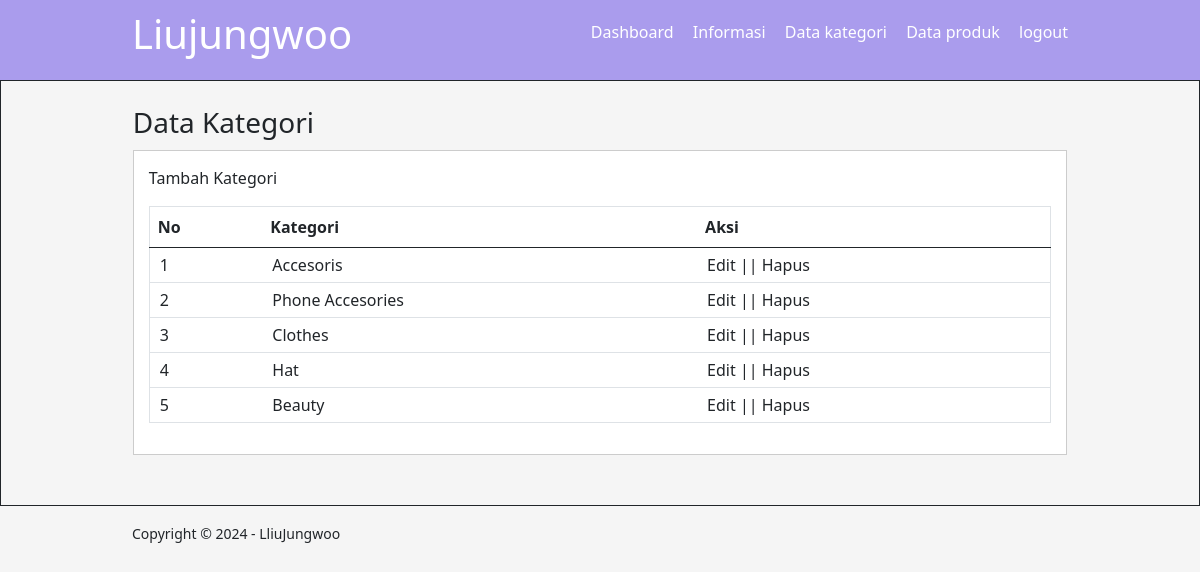
/data-kategori.php (signed in), run on the app's committed database.
### tables this page shows
CREATE TABLE `tb_category` (
  `category_id` int(11) NOT NULL,
  `category_name` varchar(20) NOT NULL
);

### data-kategori.php (the view, shortened to what this page needs)
<?php
include 'db.php';
?>
<!doctype html>
<html lang="en">
<head>
    <link href="https://cdn.jsdelivr.net/npm/bootstrap@5.0.2/dist/css/bootstrap.min.css" rel="stylesheet">
    <link rel="stylesheet" href="style.css" />
</head>
<body>
<header>
    <div class="container">
        <h1><a href="dashboard.php">Liujungwoo</a></h1>
        <ul>
            <li><a href="dashboard.php">Dashboard</a></li>
            <li><a href="informasi.php">Informasi</a></li>
            <li><a href="data-kategori.php">Data kategori</a></li>
            <li><a href="data-produk.php">Data produk</a></li>
            <li><a href="keluar.php">logout</a></li>
        </ul>
    </div>
</header>
<div class="section">
    <div class="container">
        <h3>Data Kategori</h3>
        <div class="box">
            <p><a href="tambah-kategori.php">Tambah Kategori</a></p>
            <table border="1" cellspacing="0" class="table">
                <thead>
                    <tr>
                        <th >No</th>
                        <th >Kategori</th>
                        <th >Aksi</th>
                    </tr>
                </thead>
                <tbody>
                    <?php
                    $kategori = mysqli_query($conn, "SELECT * FROM tb_category ORDER BY category_id DESC");
                    $no = 1;
                    if(mysqli_num_rows($kategori) > 0){
                        while($row = mysqli_fetch_array($kategori)){
                    ?>
                    <tr>
                        <td><?php echo $no++ ?></td>
                        <td><?php echo $row['category_name'] ?></td>
                        <td>
                            <a href="edit-kategori.php?id=<?php echo $row['category_id'] ?>">Edit</a> || <a href="proses-hapus.php?idk=<?php echo $row['category_id'] ?>" onclick="return confirm('Yakin ingin dihapus ?')">Hapus</a>
                        </td>
                    </tr>
                    <?php
                        }
                    } else {
                    ?>
                        <tr>
                            <td colspan="3">Tidak ada data</td>
                        </tr>
                    <?php
                    }
                    ?>
                </tbody>
            </table>
        </div>
    </div>
</div>
<footer>
    <div class="container">
        <small>Copyright &copy; 2024 - LliuJungwoo</small>
    </div>
</footer>
</body>
</html>

### style.css (style rules this page uses)
html, body { height: 100%; background-color: whitesmoke !important; }
a { color: inherit; text-decoration: none; }
header { background-color: #aa9ced; color: #fff; }
header h1 { float:left; padding: 10px 0; }
header ul { float: right; }
header ul li { display: inline-block; }
header ul li a { padding:20px 0 20px 15px; display: inline-block; }
.container { width: 80%; margin: 0 auto; }
.container:after { content: ''; display: block; clear: both; }
.section { padding: 25px 0; border: 1px solid; }
.box { background-color: #fff; border: 1px solid #ccc; padding: 15px; box-sizing: border-box; margin : 10px 0 25px 0; }
footer { padding : 15px 0; }
.table { width: 100% border-collapse: collapse; }
.table tr { height: 30px; }
.table tr td { padding: 5px 10px; }

### data on the page
tb_category: category_name "Accesoris"
tb_category: category_name "Phone Accesories"
tb_category: category_name "Clothes"
tb_category: category_name "Hat"
tb_category: category_name "Beauty"
